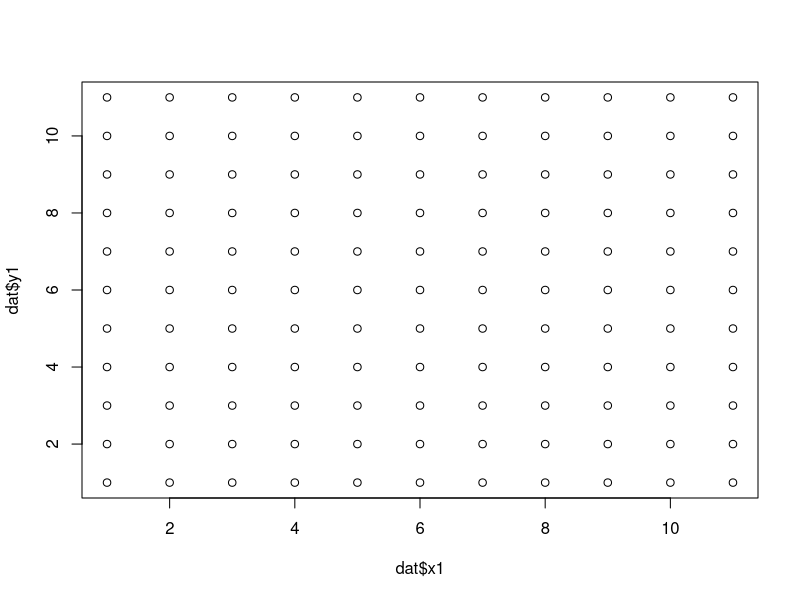

This figure's R source: (Note: this script raises an error after producing the figure.)

#Creating a figure showing the experimental set up  

x1 <- as.vector(c(rep(1,11), rep(2,11), rep(3,11), rep(4,11), rep(5,11), rep(6,11), rep(7,11), rep(8,11), rep(9,11), rep(10,11), rep(11,11)))
y1 <- as.vector(rep(seq(1, 11, 1), 11))


x3 <- as.vector(c(rep(1,6), rep(3,6), rep(5,6), rep(7,6), rep(9,6), rep(11,6)))
y3 <- as.vector(rep(seq(1, 11, 2), 6))

dat <- as.data.frame(cbind(x1, y1))
dat2 <- data.frame(x3,y3)

plot(dat$x1, dat$y1)
plot(dat2$x2, dat2$y2)

plot(dat$x1, dat$y1, 
     pch = 19, xaxt = "n", yaxt = "n", xlab = "", ylab = "", frame.plot = F, cex = 1.2)
points(dat2$x3, dat2$y3, cex = 4.2)

axis(side = 1, line = 1, at = c(1,11), labels = c("", ""))
axis(side = 2, line = 1, at = c(1,11), labels = c("", ""))
title(ylab = "50 m ", line = 1.2, cex.lab = 1.2)
title(xlab = "50 m ", line = 1.2, cex.lab = 1.2)
